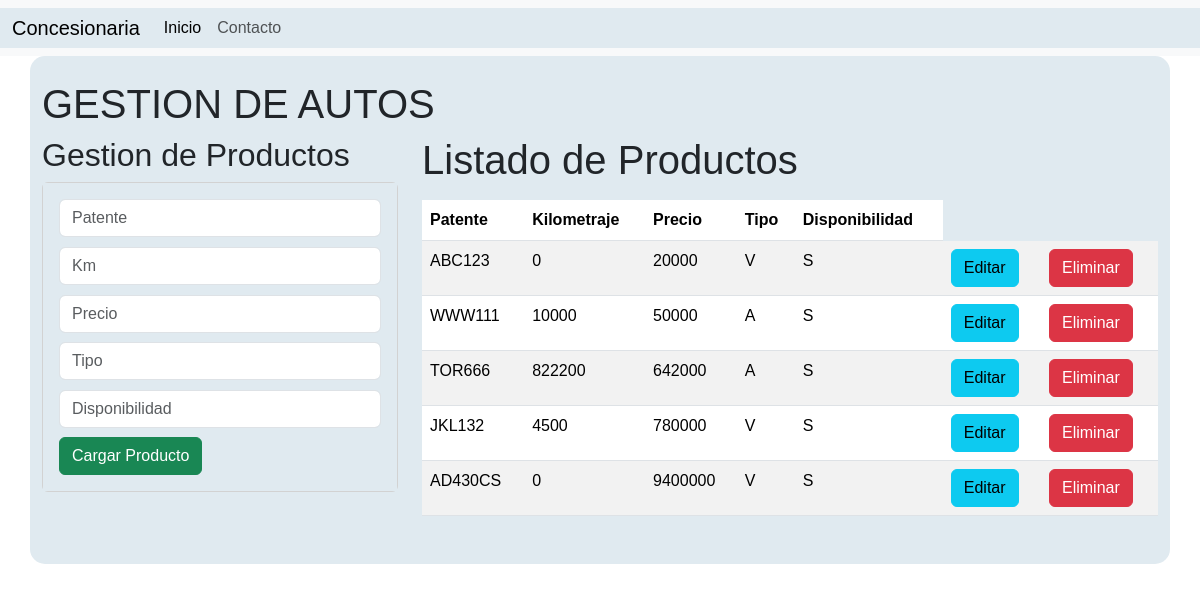
The page / on the database its author committed.
### aplicaciones/Plataforma/models.py (models this page shows)
class Auto(models.Model):
    patente=models.CharField(primary_key=True,max_length=8)
    precio=models.IntegerField()
    km=models.IntegerField()
    tipo=models.CharField(max_length=1)
    disponibilidad=models.CharField(max_length=1)
    def __str__(self) -> str:
        return f"{self.patente} {self.precio} {self.km} {self.tipo} {self.disponibilidad}"

### aplicaciones/Plataforma/views.py (the view)
# urls.py: 2. Add a URL to urlpatterns:  path('', views.home, name='home')
def home(request):
    autoslistados=Auto.objects.all()
    return render(request,"gestionAutos.html",{"autos":autoslistados})

### aplicaciones/Plataforma/templates/gestionAutos.html (shortened to what this page needs)
{%extends "./base.html" %}
{%block body%}
    <h1>GESTION DE AUTOS</h1>
<div class="row">
    <div class="col-sm-12 col-md-6 col-lg-4 col-xl-4">
    <h2>Gestion de Productos</h2>
    <div class="card">
        <div class="card-body">
            <form action="/registrarAuto/" method="POST">{%csrf_token%}
                <div class="form-group">
                    <input type="text" id="txtPatente" name="txtPatente" class="form-control" placeholder="Patente" minlength="6" maxlength="6" required>
                </div>
                <div class="form-group">
                    <input type="text" id="numKm" name="numKm" class="form-control" placeholder="Km" required>
                </div>
                <div class="form-group">
                    <input type="text" id="numPrecio" name="numPrecio" class="form-control" placeholder="Precio" required>
                </div>
                <div class="form-group">
                    <input type="text" id="txtTipo" name="txtTipo" class="form-control" placeholder="Tipo" required>
                </div>
                <div class="form-group">
                    <input type="text" id="txtDisponibilidad" name="txtDisponibilidad" class="form-control" placeholder="Disponibilidad" required>
                </div>
                <div class="form-group">
                    <button type="submit" class="btn btn-success btn-block text-white">Cargar Producto</button>
                </div>
            </form>
        </div>
        </div>
    </div>
    <div class="col-sm-12 col-md-6 col-lg-8 col-xl-8">
    <h1>
        Listado de Productos
    </h1>
    <div class="table-responsive py-2">
    <table class="table table-striped">
        <thead>
            <tr>
                <th>Patente</th>
                <th>Kilometraje</th>
                <th>Precio</th>
                <th>Tipo</th>
                <th>Disponibilidad</th>
            </tr>
        </thead>
        <tbody>
        {%for a in autos%}
            <tr>
                <td>{{a.patente}}</td>
                <td>{{a.km}}</td>
                <td>{{a.precio}}</td>
                <td>{{a.tipo}}</td>
                <td>{{a.disponibilidad}}</td>
                <td><a href="edicionAuto/{{a.patente}}"class="btn btn-info">Editar</a></td>
                <td><a href="borrarAuto/{{a.patente}}"class="btn btn-danger">Eliminar</a></td>
            </tr>
        {%endfor%}
        </tbody>
    </table>
    </div>
    </div>
    </div>
{%endblock%}

### aplicaciones/Plataforma/templates/base.html (shortened to what this page needs)
<!DOCTYPE html>
<html lang="es">
<head>
    {% load static %}
    <link rel="stylesheet" type="text/css" href="{% static 'css/style.css' %}">
    <link href="https://cdn.jsdelivr.net/npm/bootstrap@5.3.3/dist/css/bootstrap.min.css" rel="stylesheet">
</head>
<body>
    <nav class="navbar navbar-expand-lg bg-body-tertiary">
    <div class="container-fluid">
        <a class="navbar-brand" href="/">Concesionaria</a>
        <div class="collapse navbar-collapse" id="navbarSupportedContent">
        <ul class="navbar-nav me-auto mb-2 mb-lg-0">
            <li class="nav-item">
                <a class="nav-link active" aria-current="page" href="/">Inicio</a>
            </li>
            <li class="nav-item">
                <a class="nav-link" href="/">Contacto</a>
            </li>
                    </div>
    </div>
    </nav>
    <div class="container py-4">
        {%block body%}
        {%endblock%}
    </div>
</body>
</html>

### aplicaciones/Plataforma/static/css/style.css (style rules this page uses)
* { box-sizing: border-box; margin: 0; padding: 0; }
div { font-family: Arial, sans-serif; background: rgb(224, 234, 240); }
input { margin-bottom: 4.8rem; }

### aplicaciones/Plataforma/templates/gestionAutos.html (style rules this page uses)
input { margin-bottom: .6rem; }
.py-4 { border-radius: 15px; }

### rows shown on the page
Auto: patente "ABC123", km "0", precio "20000", tipo "V", disponibilidad "S"
Auto: patente "WWW111", km "10000", precio "50000", tipo "A", disponibilidad "S"
Auto: patente "TOR666", km "822200", precio "642000", tipo "A", disponibilidad "S"
Auto: patente "JKL132", km "4500", precio "780000", tipo "V", disponibilidad "S"
Auto: patente "AD430CS", km "0", precio "9400000", tipo "V", disponibilidad "S"
